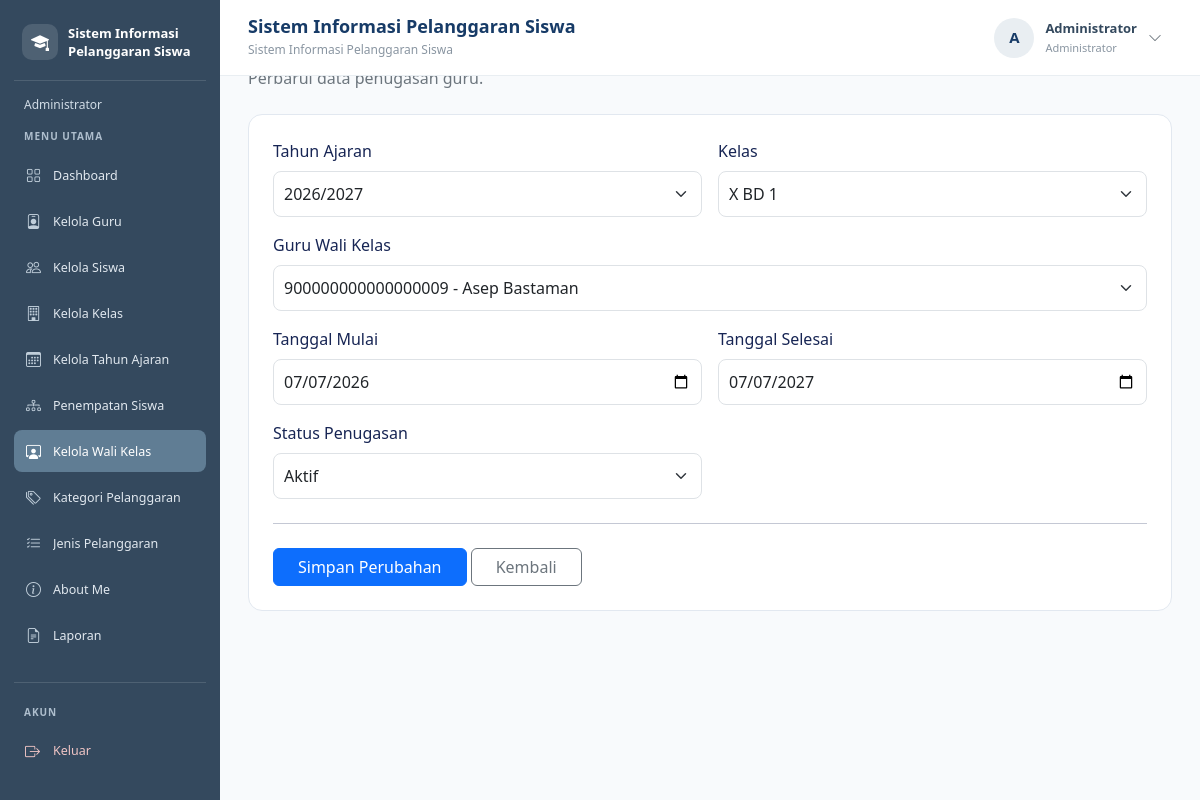
Page /edit_wali_kelas.php?id=58 (signed in) on the committed database.
### tables this page shows
CREATE TABLE `t_wali_kelas` (
  `id` int(11) NOT NULL,
  `tahun_ajaran_id` int(11) NOT NULL,
  `kelas_id` int(11) NOT NULL,
  `guru_id` int(11) NOT NULL,
  `tanggal_mulai` date NOT NULL,
  `tanggal_selesai` date NOT NULL,
  `status_aktif` tinyint(1) NOT NULL,
  `created_at` timestamp NOT NULL DEFAULT current_timestamp(),
  `updated_at` timestamp NOT NULL DEFAULT current_timestamp()
);

CREATE TABLE `t_tahun_ajaran` (
  `id` int(11) NOT NULL,
  `nama` varchar(20) NOT NULL,
  `tanggal_mulai` date NOT NULL,
  `tanggal_selesai` date NOT NULL,
  `status_aktif` tinyint(1) NOT NULL,
  `created_at` timestamp NULL DEFAULT current_timestamp(),
  `updated_at` timestamp NULL DEFAULT current_timestamp()
);

CREATE TABLE `t_kelas` (
  `id` int(11) NOT NULL,
  `nama` varchar(100) NOT NULL,
  `tingkat` varchar(20) NOT NULL,
  `jurusan` varchar(100) NOT NULL,
  `status_aktif` tinyint(1) NOT NULL,
  `created_at` timestamp NULL DEFAULT current_timestamp(),
  `updated_at` timestamp NULL DEFAULT current_timestamp()
);

CREATE TABLE `t_guru` (
  `id` int(11) NOT NULL,
  `nip` varchar(30) NOT NULL,
  `nama` varchar(150) NOT NULL,
  `email` varchar(150) NOT NULL,
  `status_aktif` tinyint(1) NOT NULL,
  `user_id` int(11) NOT NULL,
  `created_at` timestamp NOT NULL DEFAULT current_timestamp(),
  `updated_at` timestamp NOT NULL DEFAULT current_timestamp()
);

### edit_wali_kelas.php (the view, shortened to what this page needs)
<?php
include "config/koneksi.php";
$id = (int) ($_GET['id'] ?? 0);
$stmt = mysqli_prepare($koneksi, "SELECT * FROM t_wali_kelas WHERE id = ?");
mysqli_stmt_bind_param($stmt, "i", $id);
mysqli_stmt_execute($stmt);
$data = mysqli_fetch_assoc(mysqli_stmt_get_result($stmt));
$guruList = mysqli_query($koneksi, "SELECT id, nip, nama FROM t_guru WHERE status_aktif = 1 ORDER BY nama");
$kelasList = mysqli_query($koneksi, "SELECT id, nama FROM t_kelas WHERE status_aktif = 1 ORDER BY nama");
$tahunList = mysqli_query($koneksi, "SELECT id, nama FROM t_tahun_ajaran WHERE status_aktif = 1 ORDER BY id DESC");
?>
<!DOCTYPE html>
<html lang="id">
<head>
    <link href="https://cdn.jsdelivr.net/npm/bootstrap@5.3.8/dist/css/bootstrap.min.css" rel="stylesheet">
</head>
<body>
<?php include "includes/sidebar.php"; ?>
<?php include "includes/navbar.php"; ?>
<main class="konten">
    <h3 class="fw-bold mb-1">Edit Penugasan Wali Kelas</h3>
    <p class="text-secondary mb-4">Perbarui data penugasan guru.</p>
    <div class="kartu">
        <form method="POST">
            <div class="row g-3">
                <div class="col-md-6">
                    <label class="form-label">Tahun Ajaran</label>
                    <select name="tahun_ajaran_id" class="form-select" required>
                        <?php while ($t = mysqli_fetch_assoc($tahunList)): ?>
                            <option value="<?= $t['id'] ?>"
                                <?= $data['tahun_ajaran_id'] == $t['id'] ? 'selected' : '' ?>>
                                <?= htmlspecialchars($t['nama']) ?>
                            </option>
                        <?php endwhile; ?>
                    </select>
                </div>
                <div class="col-md-6">
                    <label class="form-label">Kelas</label>
                    <select name="kelas_id" class="form-select" required>
                        <?php while ($k = mysqli_fetch_assoc($kelasList)): ?>
                            <option value="<?= $k['id'] ?>"
                                <?= $data['kelas_id'] == $k['id'] ? 'selected' : '' ?>>
                                <?= htmlspecialchars($k['nama']) ?>
                            </option>
                        <?php endwhile; ?>
                    </select>
                </div>
                <div class="col-12">
                    <label class="form-label">Guru Wali Kelas</label>
                    <select name="guru_id" class="form-select" required>
                        <?php while ($g = mysqli_fetch_assoc($guruList)): ?>
                            <option value="<?= $g['id'] ?>"
                                <?= $data['guru_id'] == $g['id'] ? 'selected' : '' ?>>
                                <?= htmlspecialchars($g['nip'] . ' - ' . $g['nama']) ?>
                            </option>
                        <?php endwhile; ?>
                    </select>
                </div>
                <div class="col-md-6">
                    <label class="form-label">Tanggal Mulai</label>
                    <input type="date" name="tanggal_mulai" class="form-control"
                        value="<?= htmlspecialchars($data['tanggal_mulai']) ?>" required>
                </div>
                <div class="col-md-6">
                    <label class="form-label">Tanggal Selesai</label>
                    <input type="date" name="tanggal_selesai" class="form-control"
                        value="<?= htmlspecialchars($data['tanggal_selesai']) ?>" required>
                </div>
                <div class="col-md-6">
                    <label class="form-label">Status Penugasan</label>
                    <select name="status_aktif" class="form-select" required>
                        <option value="1" <?= $data['status_aktif'] == 1 ? 'selected' : '' ?>>Aktif</option>
                    </select>
                </div>
            </div>
            <hr class="my-4">
            <button type="submit" class="btn btn-primary px-4">Simpan Perubahan</button>
            <a href="wali_kelas.php" class="btn btn-outline-secondary px-4">Kembali</a>
        </form>
    </div>
</main>
</body>
</html>

### edit_wali_kelas.php (style rules this page uses)
body { margin: 0; background: #f8fafc; color: #172554; }
.konten { margin-left: 220px; width: calc(100% - 220px); padding: 28px; }
.kartu { background: white; border: 1px solid #e2e8f0; border-radius: 14px; padding: 24px; }
.form-control, .form-select { padding: 10px; border-radius: 8px; }

### rows in the picture
t_wali_kelas: tahun_ajaran_id "2026/2027", kelas_id "X BD 1", guru_id "900000000000000009 - Asep Bastaman", tanggal_mulai "07/07/2026", tanggal_selesai "07/07/2027", status_aktif "Aktif"

### other values in the picture
$labelRole "Administrator"
$menu[0] "Dashboard"
$menu[0] "Kelola Guru"
$menu[0] "Kelola Siswa"
$menu[0] "Kelola Kelas"
$menu[0] "Kelola Tahun Ajaran"
$menu[0] "Penempatan Siswa"
$menu[0] "Kelola Wali Kelas"
$menu[0] "Kategori Pelanggaran"
$menu[0] "Jenis Pelanggaran"
$menu[0] "About Me"
$menu[0] "Laporan"
$judulNavbar "Sistem Informasi Pelanggaran Siswa"
$inisial "A"
$namaPengguna "Administrator"
